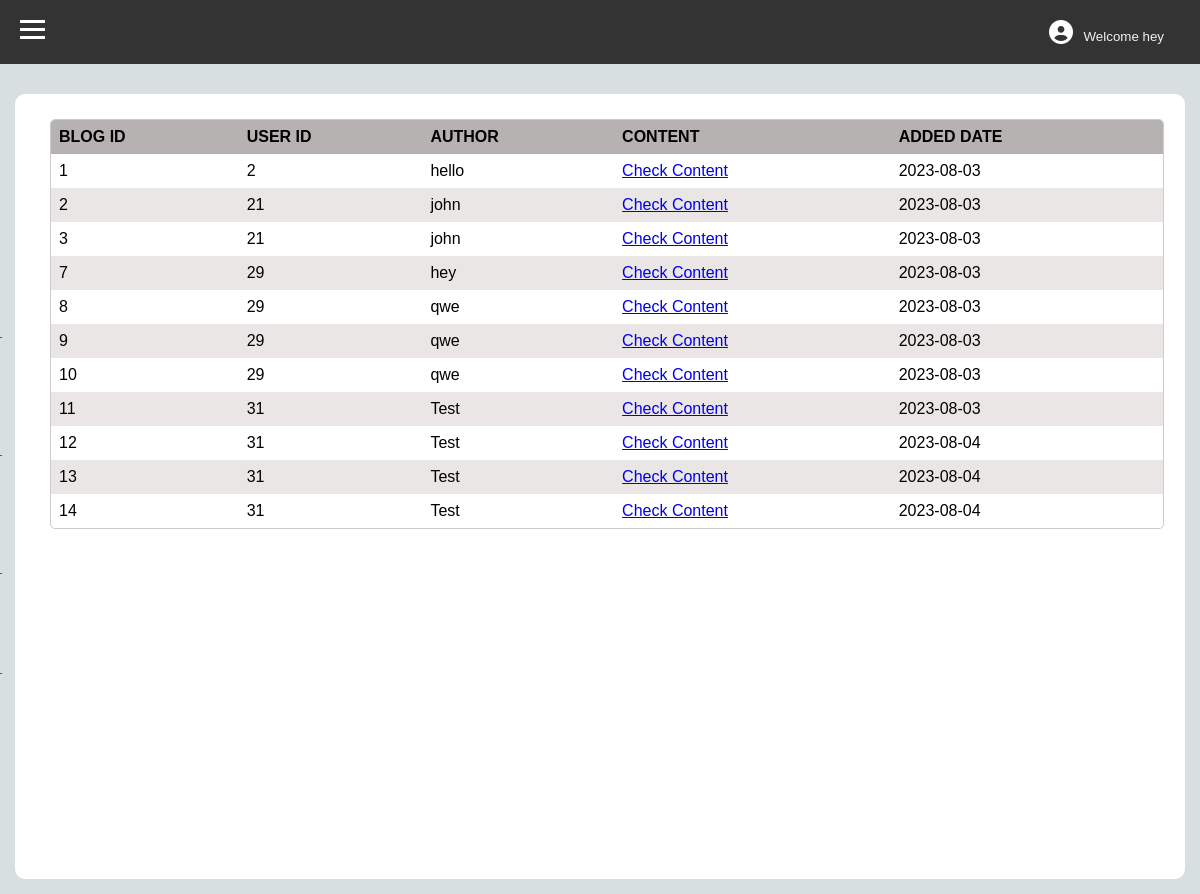
/Admin/content.php (signed in), run on the app's committed database.
### tables this page shows
CREATE TABLE `blog` (
  `Blog_ID` int(11) NOT NULL,
  `Author` varchar(50) NOT NULL,
  `Image` blob NOT NULL,
  `Content` longtext NOT NULL,
  `User_ID` int(11) NOT NULL,
  `added_date` date DEFAULT curdate(),
  `Available` varchar(20) DEFAULT NULL,
  `Title` varchar(50) NOT NULL
);

### Admin/content.php (the view, shortened to what this page needs)
<!DOCTYPE html>
<html lang="en">
<head>
  <link rel="stylesheet" href="https://cdnjs.cloudflare.com/ajax/libs/font-awesome/5.15.3/css/all.min.css" />
  <link rel="stylesheet" href="https://cdnjs.cloudflare.com/ajax/libs/font-awesome/4.7.0/css/font-awesome.min.css">
  <link rel="stylesheet" type="text/css" href="adminStyle.css">
  <link rel="stylesheet" type="text/css" href="MainStyle.css">
</head>
<body>
  <header class="main-head">
    <div class="main-head-nav">
      <div class="hamburger-icon" onclick="toggleMenu()">
        <span class="open-bar"></span>
        <span class="open-bar"></span>
        <span class="open-bar"></span>
      </div>
      <div class="menu-login">
      <div class="side-info">
          <span class=span-icon><i class='fas fa-user-circle' style='font-size:24px'></i></span>
          <span class="span-btn">
            <input type="submit" onclick="toggleDropdown()" class="dropbtn" value="Welcome <?php echo $_SESSION['UserName'];?>">
          </span>
        </div>
        </div>
    </div>
  </header>
  <section class="main-body">
    <div class="hamburger-menu" id="hamburger-menu">
        <ul class="hamburger-list">
            <li><a href="admin.php"><i class="fa fa-dashboard" style="font-size:18px;"><span style="margin-left: 5px;">View Users</span></i></a></li>
            <li><a href="content.php"><i class="fab fa-blogger-b" style='font-size:18px'><span style="margin-left: 5px;">Manage Content</span></i></a></li>
            <li><a href="comment.php"><i class="far fa-comment-dots" style='font-size:18px'><span style="margin-left: 5px;">Manage Comments</span></i></a></li>
            <li><a href="Message.php"><i class='far fa-comment-alt' style='font-size:18px'><span style="margin-left: 5px;">Messages</span></i></a></li>
        </ul>
      </div>
      <div class="container">
        <div class="container-graph">
        <div class="table-view">
        <table class="customer-table">
          <thead>
            <tr>
              <th class="customer-att">Blog ID</th>
              <th class="customer-att">User ID</th>
              <th class="customer-att">Author</th>
              <th class="customer-att">Content</th>
              <th class="customer-att">Added Date</th>
          </tr>
        </thead>
        <?php
          require_once "../connection.php";
          $sql="SELECT * FROM blog";
          $result=$con->query($sql);
          if ($result->num_rows>0){
            while ($rows=$result->fetch_assoc()){
        ?>
              <tr>
                <td class="customer-att"><?=$rows["Blog_ID"]?></td>
                <td class="customer-att"><?=$rows["User_ID"]?></td>
                <td class="customer-att"><?=$rows["Author"]?></td>
                <td class="customer-att"><a href="BlogCheck.php?id=<?= $rows["Blog_ID"] ?>">Check Content</a></td>
                <td class="customer-att"><?=$rows["added_date"]?></td>
              </tr>
        <?php
            }
          }
        ?>
        </table>
        </div>
        </div>
      </div>
</section>
</body>
</html>

### Admin/adminStyle.css (style rules this page uses)
.container-graph { display: flex; flex: 1; flex-direction: column; background-color: #fff; margin-top: 15px; border-radius: 10px; }
.table-view { display: flex; border: 1px solid #ccc; border-radius: 5px; overflow: hidden; width: 95%; margin: 25px 35px; }
.customer-table { width: 100%; border-collapse: collapse; }
thead { background-color: #f2f2f2; }
.customer-table th, .customer-table td { padding: 8px; text-align: left; }
.customer-table th { background-color: #b6b2b2; }
.customer-table tr:nth-child(even) { background-color: rgb(235, 230, 230) }
thead { font-weight: bold; text-transform: uppercase; }

### Admin/MainStyle.css (style rules this page uses)
body { margin: 0; padding: 0; font-family: Arial, sans-serif; overflow-x: hidden; }
.main-head { background-color: #333; color: #fff; padding: 10px; }
.main-head-nav { display: flex; justify-content: space-between; align-items: center; }
.hamburger-icon { display: flex; flex-direction: column; cursor: pointer; padding: 10px; }
.menu-login { margin-right: 20px; }
.open-bar { display: block; width: 25px; height: 3px; background-color: #fff; margin-bottom: 5px; }
.hamburger-menu { position: fixed; top: 0; left: 0; height: 100%; width: 200px; background-color: #333; transform: translateX(-200px); transition: transform 0.3s ease-in-out; z-index: 999; display: flex; align-items: center; justify-content: center; }
.hamburger-menu .hamburger-list { list-style: none; padding: 0; margin: 80px 0; }
.hamburger-menu .hamburger-list li { padding: 40px; border-bottom: 1px solid#555; }
.container { transition: margin-left 0.3s ease-in-out; padding: 15px; display: flex; flex: 2; height: 100vh; flex-direction: column; background-color: rgb(215, 223, 223); }
.container-graph { display: flex; flex: 1; flex-direction: column; background-color: #fff; margin-top: 15px; border-radius: 10px; }
.menu-login { margin-right: 20px; position: relative; }
.dropbtn { background-color: #333; color: #f1f1f1; border: none; }

### data on the page
blog: Blog_ID "1", User_ID "2", Author "hello", added_date "2023-08-03"
blog: Blog_ID "2", User_ID "21", Author "john", added_date "2023-08-03"
blog: Blog_ID "3", User_ID "21", Author "john", added_date "2023-08-03"
blog: Blog_ID "7", User_ID "29", Author "hey", added_date "2023-08-03"
blog: Blog_ID "8", User_ID "29", Author "qwe", added_date "2023-08-03"
blog: Blog_ID "9", User_ID "29", Author "qwe", added_date "2023-08-03"
blog: Blog_ID "10", User_ID "29", Author "qwe", added_date "2023-08-03"
blog: Blog_ID "11", User_ID "31", Author "Test", added_date "2023-08-03"
blog: Blog_ID "12", User_ID "31", Author "Test", added_date "2023-08-04"
blog: Blog_ID "13", User_ID "31", Author "Test", added_date "2023-08-04"
blog: Blog_ID "14", User_ID "31", Author "Test", added_date "2023-08-04"
